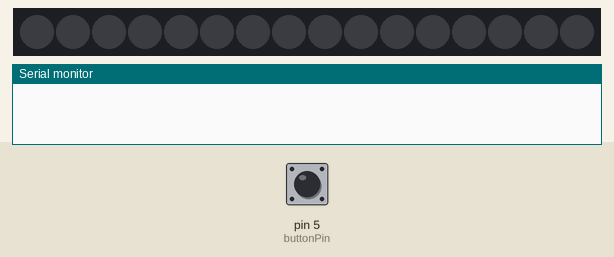
This sketch was run on a simulated Arduino Uno, built with avr-gcc and run on an emulated ATmega328P. On the bench: 16 RGB LEDs in strip order, left to right, the last lines printed to the serial monitor. Inputs (shaded band) come from the test bench; at power-on: pin 5 (buttonPin) LOW. Dim RGB values are drawn brighter than linear.

Above: at 1.2 s.
1.3 s: pin 5 (buttonPin) pulled HIGH for 3.2 s
At 5.3 s:
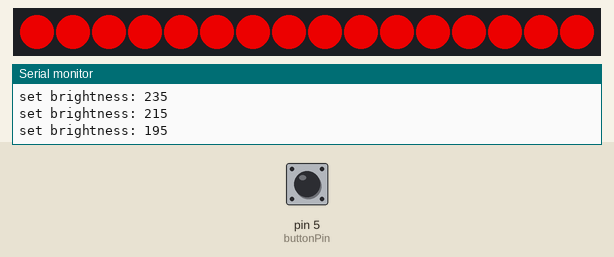
6.0 s: pin 5 (buttonPin) pulled HIGH for 0.15 s
At 8.2 s:
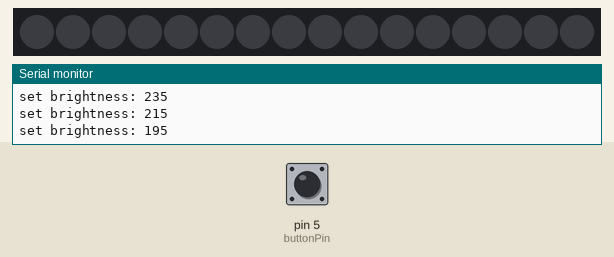
8.5 s: pin 5 (buttonPin) pulled HIGH for 1 s
At 10.26 s:
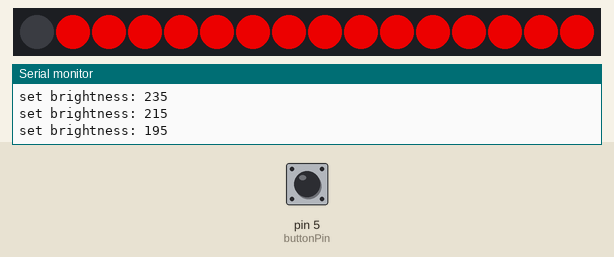
11.0 s: pin 5 (buttonPin) pulsed HIGH 5 times (0.12 s each, 0.3 s apart)
At 13.5 s:
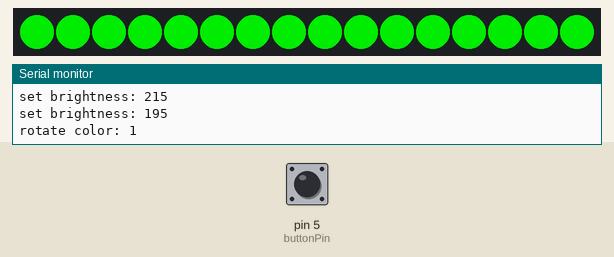
14.0 s: pin 5 (buttonPin) pulled HIGH for 0.15 s
At 15.4 s:
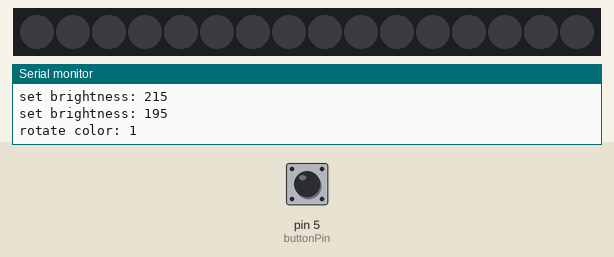
16.6 s: pin 5 (buttonPin) pulsed HIGH 5 times (0.12 s each, 0.3 s apart)
At 18.9 s:
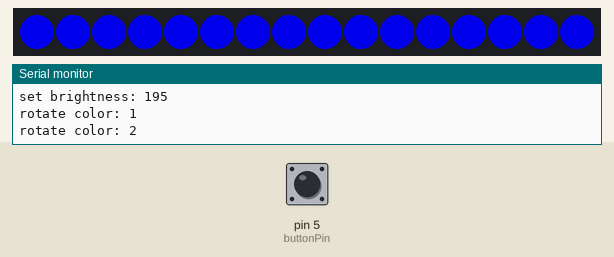
Timing chart, 0 to 20.4 s (numbered marks = the images above; inputs shaded):
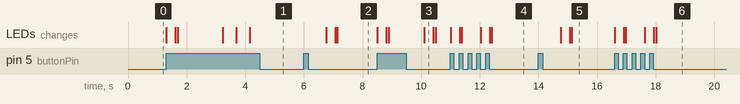

The sketch:

MushroomLamp.ino
```cpp
#include <Adafruit_NeoPixel.h>

#define PIN      3
#define N_LEDS 16

Adafruit_NeoPixel strip = Adafruit_NeoPixel(N_LEDS, PIN, NEO_GRB + NEO_KHZ800);

bool isOn = false;
int buttonPin = 5;

int pressedTime = 0;
uint64_t lastPress = 0;
int buttonDelay = 1000;
int brightness = 255;
int brightnessChange = 20;
int numColors = 6;
uint32_t colors[] = { strip.Color(0xff, 0x00, 0x00), // red
                      strip.Color(0x00, 0xff, 0x00), // green
                      strip.Color(0x00, 0x00, 0xff), // blue
                      strip.Color(0xff, 0x88, 0x00), // orange
                      strip.Color(0x88, 0x00, 0xff), // violet
                      strip.Color(0xff, 0xff, 0xff), // white
                      };
int currentColor = 0;
int pressCount;

void setup() {
  strip.begin();
  isOn = false;
  pinMode(buttonPin, INPUT);
  Serial.begin(9600);
}

void loop() {
  bool isCurrentlyPressed = (digitalRead(buttonPin) == HIGH);
  if (isCurrentlyPressed) {
    processButtonTouch();
  } else {
    processButtonRelease();
  }
  delay(10);
}

void processButtonTouch() {
  if (!isOn) {
    isOn = true;
    updateState();
  } else {
    pressedTime += 10;

    if (pressedTime > 1000 && pressedTime%50 == 0) {
      buttonHeldDown();
    }
  }
}

void processButtonRelease() {
  if (pressedTime < 1000 && pressedTime > 0) {
    buttonPressed();
  }
  pressedTime = 0;
  checkDoublePress();
  checkSinglePress();
}

void buttonHeldDown() {
  changeBrightness();
}

void buttonPressed() {
  pressCount++;
  lastPress = millis();
}

void checkDoublePress() {
  if (pressCount > 1) {
    doublePress();
    pressCount = 0;
    lastPress = 0;
  }
}

void checkSinglePress() {
  if (millis() > lastPress + 600){
    if (pressCount >= 1) {
      isOn = !isOn;
      updateState();
    }
    pressCount = 0;
    lastPress = 0;
  }
}

void doublePress() {
  rotateColor();
}

void rotateColor() {
  currentColor = (currentColor + 1) % numColors;
  Serial.print("rotate color: ");
  Serial.println(currentColor);
  updateState();
}

void changeBrightness() {
  brightness += brightnessChange;
  if (brightness >= 255){
    brightness = 255;
    brightnessChange *= -1;
  }
  if (brightness <= 1) {
    brightness = 1;
    brightnessChange *= -1;
  }
  Serial.print("set brightness: ");
  Serial.println(brightness);
  updateState();
}

void updateState(){
  uint32_t color = colors[currentColor];
  for(uint16_t i=0; i<strip.numPixels(); i++) {
    if (isOn) {
      strip.setPixelColor(i  , color);
    } else {
      strip.setPixelColor(i  , 0);
    }
    strip.setBrightness(brightness);
    strip.show();
    delay(25);
  }
}
```

Measured:
- after the input at 1.3 s, the LEDs: first change at once (image 1 shows a later state)
- after the input at 6.0 s, the LEDs: first change after 0.76 s (image 2 shows a later state)
- after the input at 8.5 s, the LEDs: first change at once (image 3 shows a later state)
- after the input at 11.0 s, the LEDs: first change at once (image 4 shows a later state)
- after the input at 14.0 s, the LEDs: first change after 0.76 s (image 5 shows a later state)
- after the input at 16.6 s, the LEDs: first change at once (image 6 shows a later state)
